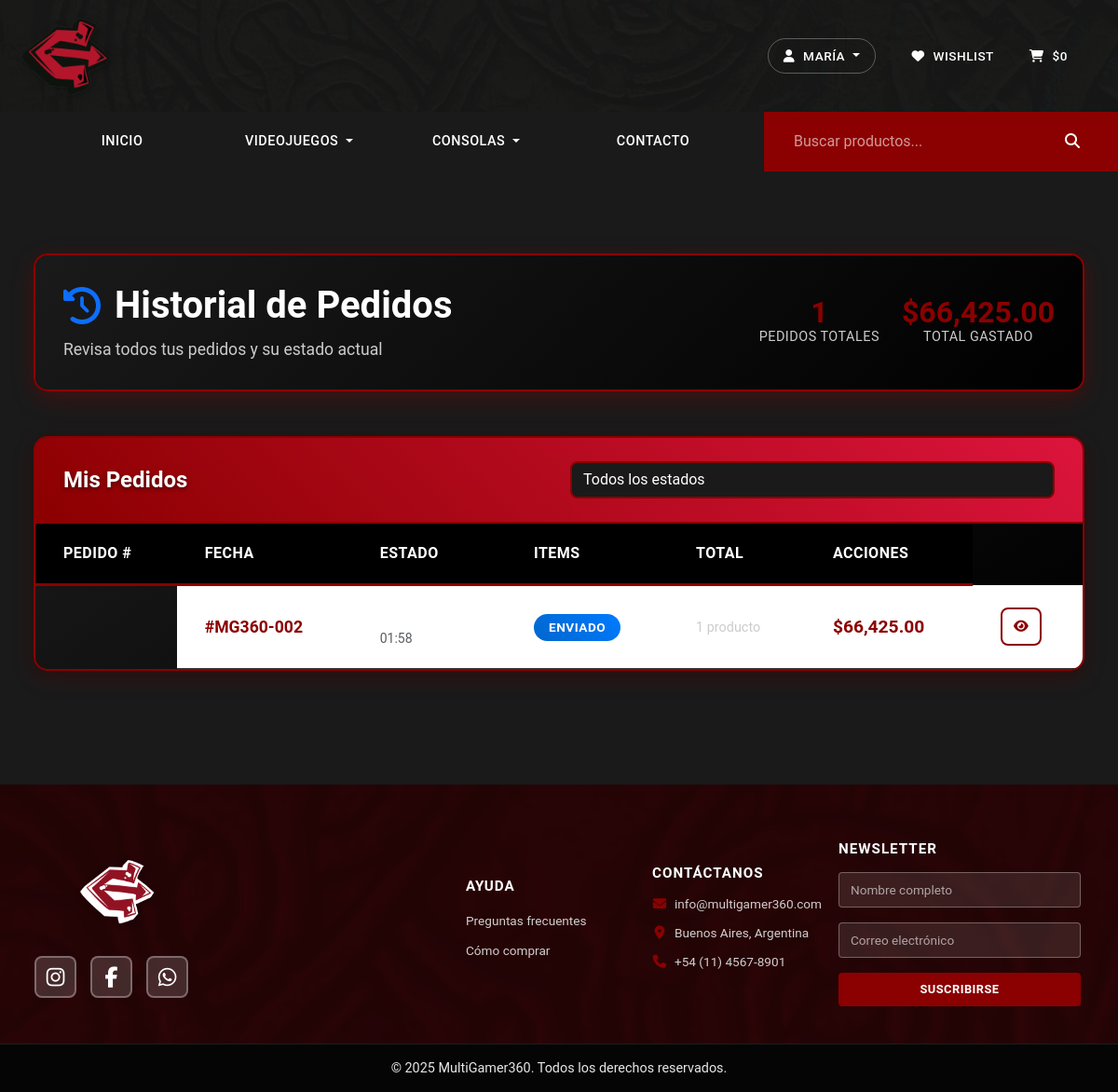
Screenshot of /order_history.php (signed in) with the database file from the repository.
### tables this page shows
CREATE TABLE users (
    id INT AUTO_INCREMENT PRIMARY KEY,
    email VARCHAR(255) NOT NULL UNIQUE,
    password VARCHAR(255) NOT NULL,
    first_name VARCHAR(100) NOT NULL,
    last_name VARCHAR(100) NOT NULL,
    phone VARCHAR(20),
    birth_date DATE,
    role ENUM('customer', 'admin', 'moderator') DEFAULT 'customer',
    is_active BOOLEAN DEFAULT TRUE,
    email_verified BOOLEAN DEFAULT FALSE,
    email_verification_token VARCHAR(255),
    password_reset_token VARCHAR(255),
    password_reset_expires TIMESTAMP NULL,
    last_login TIMESTAMP NULL,
    created_at TIMESTAMP DEFAULT CURRENT_TIMESTAMP,
    updated_at TIMESTAMP DEFAULT CURRENT_TIMESTAMP ON UPDATE CURRENT_TIMESTAMP,
    INDEX idx_email (email),
    INDEX idx_role (role)
);

CREATE TABLE orders (
    id INT AUTO_INCREMENT PRIMARY KEY,
    order_number VARCHAR(50) NOT NULL UNIQUE,
    user_id INT,
    status ENUM('pending', 'processing', 'shipped', 'delivered', 'cancelled') DEFAULT 'pending',
    payment_status ENUM('pending', 'paid', 'failed', 'refunded') DEFAULT 'pending',
    payment_method VARCHAR(50),
    shipping_method_id VARCHAR(10),
    subtotal DECIMAL(10, 2) NOT NULL,
    shipping_cost DECIMAL(10, 2) DEFAULT 0,
    tax_amount DECIMAL(10, 2) DEFAULT 0,
    discount_amount DECIMAL(10, 2) DEFAULT 0,
    total DECIMAL(10, 2) NOT NULL,
    coupon_code VARCHAR(50),
    
     
    billing_first_name VARCHAR(100) NOT NULL,
    billing_last_name VARCHAR(100) NOT NULL,
    billing_email VARCHAR(255) NOT NULL,
    billing_phone VARCHAR(20),
    billing_company VARCHAR(100),
    billing_address_1 VARCHAR(255) NOT NULL,
    billing_address_2 VARCHAR(255),
    billing_city VARCHAR(100) NOT NULL,
    billing_state VARCHAR(100) NOT NULL,
    billing_postal_code VARCHAR(20) NOT NULL,
    billing_country VARCHAR(100) DEFAULT 'Argentina',
    
     
    shipping_first_name VARCHAR(100),
    shipping_last_name VARCHAR(100),
    shipping_company VARCHAR(100),
    shipping_address_1 VARCHAR(255),
    shipping_address_2 VARCHAR(255),
    shipping_city VARCHAR(100),
    shipping_state VARCHAR(100),
    shipping_postal_code VARCHAR(20),
    shipping_country VARCHAR(100) DEFAULT 'Argentina',
    
    notes TEXT,
    tracking_number VARCHAR(100),
    shipped_at TIMESTAMP NULL,
    delivered_at TIMESTAMP NULL,
    created_at TIMESTAMP DEFAULT CURRENT_TIMESTAMP,
    updated_at TIMESTAMP DEFAULT CURRENT_TIMESTAMP ON UPDATE CURRENT_TIMESTAMP,
    
    FOREIGN KEY (user_id) REFERENCES users(id) ON DELETE SET NULL,
    FOREIGN KEY (shipping_method_id) REFERENCES shipping_methods(id) ON DELETE SET NULL,
    INDEX idx_user (user_id),
    INDEX idx_status (status),
    INDEX idx_payment_status (payment_status),
    INDEX idx_order_number (order_number)
);

### order_history.php (the view, shortened to what the rows shown need)
<?php
require_once 'includes/auth.php';
require_once 'config/database.php';
$user = getCurrentUser();
$user_id = $_SESSION['user_id'];
$orders = [];
try {
    $stmt = $pdo->prepare("
        SELECT
            o.id,
            o.order_number,
            o.status,
            o.payment_status,
            o.total,
            o.created_at,
            o.shipped_at,
            o.delivered_at,
            o.tracking_number,
            COUNT(oi.id) as item_count
        FROM orders o
        LEFT JOIN order_items oi ON o.id = oi.order_id
        WHERE o.user_id = ?
        GROUP BY o.id
        ORDER BY o.created_at DESC
    ");
    $stmt->execute([$user_id]);
    $orders = $stmt->fetchAll(PDO::FETCH_ASSOC);
} catch (Exception $e) {
    error_log("Error al obtener pedidos: " . $e->getMessage());
    $orders = [];
}
function getStatusColor($status) {
    switch($status) {
        case 'shipped': return 'primary';
    }
}
function getStatusText($status) {
    switch($status) {
        case 'shipped': return 'Enviado';
    }
}
include 'includes/header.php';
?>
<div class="container my-5">
    <div class="order-history-header mb-5">
        <div class="row align-items-center">
            <div class="col-md-8">
                <h1 class="order-title">
                    <i class="fas fa-history text-primary pulse-icon"></i>
                    Historial de Pedidos
                </h1>
            </div>
        </div>
    </div>
    <div class="orders-section">
        <div class="orders-table-container">
            <div class="table-responsive">
                <table class="table orders-table">
                    <thead>
                        <tr>
                            <th>Pedido #</th>
                            <th>Fecha</th>
                            <th>Estado</th>
                            <th>Items</th>
                            <th>Total</th>
                            <th>Acciones</th>
                        </tr>
                    </thead>
                    <tbody id="ordersTableBody">
                        <?php if (empty($orders)): ?>
                        <tr>
                            <td colspan="6">
                                <div class="empty-state">
                                    <div class="empty-icon">
                                        <i class="fas fa-shopping-cart"></i>
                                    </div>
                                    <h4 class="empty-title">Aún no tienes pedidos</h4>
                                    <p class="empty-description">
                                        Una vez que realices tu primera compra, verás todos tus pedidos aquí.
                                    </p>
                                    <div class="empty-actions">
                                        <a href="productos.php" class="btn btn-primary btn-lg">
                                            <i class="fas fa-shopping-bag me-2"></i>
                                            Explorar Productos
                                        </a>
                                        <a href="carrito.php" class="btn btn-outline-primary btn-lg ms-3">
                                            <i class="fas fa-shopping-cart me-2"></i>
                                            Ver Carrito
                                        </a>
                                    </div>
                                </div>
                            </td>
                        </tr>
                        <?php else: ?>
                        <?php foreach ($orders as $order): ?>
                        <tr class="order-row" data-status="<?php echo $order['status']; ?>">
                            <td>
                                <div class="order-number">
                                    <strong>#<?php echo htmlspecialchars($order['order_number']); ?></strong>
                                </div>
                            </td>
                            <td>
                                <div class="order-date">
                                    <strong><?php echo date('d/m/Y', strtotime($order['created_at'])); ?></strong>
                                    <br><small class="text-muted"><?php echo date('H:i', strtotime($order['created_at'])); ?></small>
                                </div>
                            </td>
                            <td>
                                <span class="badge bg-<?php echo getStatusColor($order['status']); ?> status-badge">
                                    <?php echo getStatusText($order['status']); ?>
                                </span>
                            </td>
                            <td>
                                <span class="item-count">
                                    <?php echo $order['item_count']; ?>
                                    <?php echo $order['item_count'] == 1 ? 'producto' : 'productos'; ?>
                                </span>
                            </td>
                            <td>
                                <strong class="order-total">$<?php echo number_format($order['total'], 2); ?></strong>
                            </td>
                            <td>
                                <div class="order-actions">
                                    <button class="btn btn-sm btn-outline-primary"
                                            onclick="viewOrderDetails(<?php echo $order['id']; ?>)"
                                            title="Ver detalles">
                                        <i class="fas fa-eye"></i>
                                    </button>
                                </div>
                            </td>
                        </tr>
                        <?php endforeach; ?>
                        <?php endif; ?>
                    </tbody>
                </table>
            </div>
        </div>
    </div>
</div>
<?php include 'includes/footer.php'; ?>

### includes/header.php (shortened to what the rows shown need)
<?php
$currentUser = getCurrentUser();
$isLoggedIn = isLoggedIn();
?>
<!DOCTYPE html>
<html lang="es">
<head>
    <link href="https://cdn.jsdelivr.net/npm/bootstrap@5.3.2/dist/css/bootstrap.min.css" rel="stylesheet">
    <link rel="stylesheet" href="https://cdnjs.cloudflare.com/ajax/libs/font-awesome/6.4.2/css/all.min.css">
    <link rel="stylesheet" href="assets/css/style.css?v=0.3">
    <link rel="stylesheet" href="assets/css/contact-modern.css?v=0.1">
    <link rel="stylesheet" href="assets/css/cart-button-modern.css?v=0.1">
</head>
<body>
    <header class="main-header">
        <div class="container-fluid p-0">
            <div class="header-banner position-relative">
                <div class="header-overlay">
                    <div class="container-fluid px-4 h-100">
                        <div class="d-flex justify-content-between align-items-center h-100">
                            <div class="header-actions d-flex align-items-center">
                                <div class="auth-buttons me-4 d-none d-lg-block">
                                    <?php if ($isLoggedIn): ?>
                                        <div class="dropdown">
                                            <button class="btn header-btn dropdown-toggle" type="button" id="userMenuDropdown" aria-expanded="false">
                                                <i class="fas fa-user"></i> <?= htmlspecialchars($currentUser['first_name']) ?>
                                            </button>
                                        </div>
                                    <?php else: ?>
                                        <a href="register.php" class="btn header-btn me-2"><i class="fas fa-user-plus"></i> CREAR CUENTA</a>
                                        <a href="login.php" class="btn header-btn me-4"><i class="fas fa-sign-in-alt"></i> INICIAR SESIÓN</a>
                                    <?php endif; ?>
                                </div>
                            </div>
                        </div>
                    </div>
                </div>
            </div>
        </div>
    </header>
    <main class="container-fluid px-4 py-4">

### rows the page displays
users: first_name "MARÍA"
orders: order_number "MG360-002", created_at "01:58", status "ENVIADO", item_count "1", total "66,425.00"

### other values shown
$total_orders "1"
$total_spent "66,425.00"
